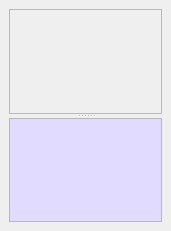
<ui version="4.0" >
 <author></author>
 <comment></comment>
 <exportmacro></exportmacro>
 <class>frmComment</class>
 <widget class="QWidget" name="frmComment" >
  <property name="geometry" >
   <rect>
    <x>0</x>
    <y>0</y>
    <width>171</width>
    <height>231</height>
   </rect>
  </property>
  <property name="sizePolicy" >
   <sizepolicy>
    <hsizetype>3</hsizetype>
    <vsizetype>3</vsizetype>
    <horstretch>0</horstretch>
    <verstretch>0</verstretch>
   </sizepolicy>
  </property>
  <property name="minimumSize" >
   <size>
    <width>150</width>
    <height>50</height>
   </size>
  </property>
  <property name="contextMenuPolicy" >
   <enum>Qt::DefaultContextMenu</enum>
  </property>
  <property name="windowTitle" >
   <string>Comments</string>
  </property>
  <layout class="QGridLayout" >
   <property name="margin" >
    <number>9</number>
   </property>
   <property name="spacing" >
    <number>6</number>
   </property>
   <item row="0" column="0" >
    <widget class="QSplitter" name="splitter" >
     <property name="minimumSize" >
      <size>
       <width>16</width>
       <height>20</height>
      </size>
     </property>
     <property name="orientation" >
      <enum>Qt::Vertical</enum>
     </property>
     <property name="childrenCollapsible" >
      <bool>false</bool>
     </property>
     <widget class="QTextEdit" name="txtTranslatorComment" >
      <property name="enabled" >
       <bool>false</bool>
      </property>
      <property name="minimumSize" >
       <size>
        <width>0</width>
        <height>0</height>
       </size>
      </property>
      <property name="toolTip" >
       <string>Translators' comments</string>
      </property>
     </widget>
     <widget class="QTextEdit" name="txtLocationComment" >
      <property name="palette" >
       <palette>
        <active>
         <color>
          <red>0</red>
          <green>0</green>
          <blue>0</blue>
         </color>
         <color>
          <red>221</red>
          <green>223</green>
          <blue>228</blue>
         </color>
         <color>
          <red>255</red>
          <green>255</green>
          <blue>255</blue>
         </color>
         <color>
          <red>255</red>
          <green>255</green>
          <blue>255</blue>
         </color>
         <color>
          <red>85</red>
          <green>85</green>
          <blue>85</blue>
         </color>
         <color>
          <red>199</red>
          <green>199</green>
          <blue>199</blue>
         </color>
         <color>
          <red>0</red>
          <green>0</green>
          <blue>0</blue>
         </color>
         <color>
          <red>255</red>
          <green>255</green>
          <blue>255</blue>
         </color>
         <color>
          <red>0</red>
          <green>0</green>
          <blue>0</blue>
         </color>
         <color>
          <red>225</red>
          <green>219</green>
          <blue>255</blue>
         </color>
         <color>
          <red>239</red>
          <green>239</green>
          <blue>239</blue>
         </color>
         <color>
          <red>0</red>
          <green>0</green>
          <blue>0</blue>
         </color>
         <color>
          <red>103</red>
          <green>141</green>
          <blue>178</blue>
         </color>
         <color>
          <red>255</red>
          <green>255</green>
          <blue>255</blue>
         </color>
         <color>
          <red>0</red>
          <green>0</green>
          <blue>238</blue>
         </color>
         <color>
          <red>82</red>
          <green>24</green>
          <blue>139</blue>
         </color>
         <color>
          <red>232</red>
          <green>232</green>
          <blue>232</blue>
         </color>
        </active>
        <inactive>
         <color>
          <red>0</red>
          <green>0</green>
          <blue>0</blue>
         </color>
         <color>
          <red>221</red>
          <green>223</green>
          <blue>228</blue>
         </color>
         <color>
          <red>255</red>
          <green>255</green>
          <blue>255</blue>
         </color>
         <color>
          <red>255</red>
          <green>255</green>
          <blue>255</blue>
         </color>
         <color>
          <red>85</red>
          <green>85</green>
          <blue>85</blue>
         </color>
         <color>
          <red>199</red>
          <green>199</green>
          <blue>199</blue>
         </color>
         <color>
          <red>0</red>
          <green>0</green>
          <blue>0</blue>
         </color>
         <color>
          <red>255</red>
          <green>255</green>
          <blue>255</blue>
         </color>
         <color>
          <red>0</red>
          <green>0</green>
          <blue>0</blue>
         </color>
         <color>
          <red>225</red>
          <green>219</green>
          <blue>255</blue>
         </color>
         <color>
          <red>239</red>
          <green>239</green>
          <blue>239</blue>
         </color>
         <color>
          <red>0</red>
          <green>0</green>
          <blue>0</blue>
         </color>
         <color>
          <red>103</red>
          <green>141</green>
          <blue>178</blue>
         </color>
         <color>
          <red>255</red>
          <green>255</green>
          <blue>255</blue>
         </color>
         <color>
          <red>0</red>
          <green>0</green>
          <blue>238</blue>
         </color>
         <color>
          <red>82</red>
          <green>24</green>
          <blue>139</blue>
         </color>
         <color>
          <red>232</red>
          <green>232</green>
          <blue>232</blue>
         </color>
        </inactive>
        <disabled>
         <color>
          <red>128</red>
          <green>128</green>
          <blue>128</blue>
         </color>
         <color>
          <red>221</red>
          <green>223</green>
          <blue>228</blue>
         </color>
         <color>
          <red>255</red>
          <green>255</green>
          <blue>255</blue>
         </color>
         <color>
          <red>255</red>
          <green>255</green>
          <blue>255</blue>
         </color>
         <color>
          <red>85</red>
          <green>85</green>
          <blue>85</blue>
         </color>
         <color>
          <red>199</red>
          <green>199</green>
          <blue>199</blue>
         </color>
         <color>
          <red>199</red>
          <green>199</green>
          <blue>199</blue>
         </color>
         <color>
          <red>255</red>
          <green>255</green>
          <blue>255</blue>
         </color>
         <color>
          <red>128</red>
          <green>128</green>
          <blue>128</blue>
         </color>
         <color>
          <red>239</red>
          <green>239</green>
          <blue>239</blue>
         </color>
         <color>
          <red>239</red>
          <green>239</green>
          <blue>239</blue>
         </color>
         <color>
          <red>0</red>
          <green>0</green>
          <blue>0</blue>
         </color>
         <color>
          <red>86</red>
          <green>117</green>
          <blue>148</blue>
         </color>
         <color>
          <red>255</red>
          <green>255</green>
          <blue>255</blue>
         </color>
         <color>
          <red>0</red>
          <green>0</green>
          <blue>238</blue>
         </color>
         <color>
          <red>82</red>
          <green>24</green>
          <blue>139</blue>
         </color>
         <color>
          <red>232</red>
          <green>232</green>
          <blue>232</blue>
         </color>
        </disabled>
       </palette>
      </property>
      <property name="toolTip" >
       <string>String's location</string>
      </property>
      <property name="readOnly" >
       <bool>true</bool>
      </property>
     </widget>
    </widget>
   </item>
  </layout>
 </widget>
 <pixmapfunction></pixmapfunction>
 <resources/>
 <connections/>
</ui>
